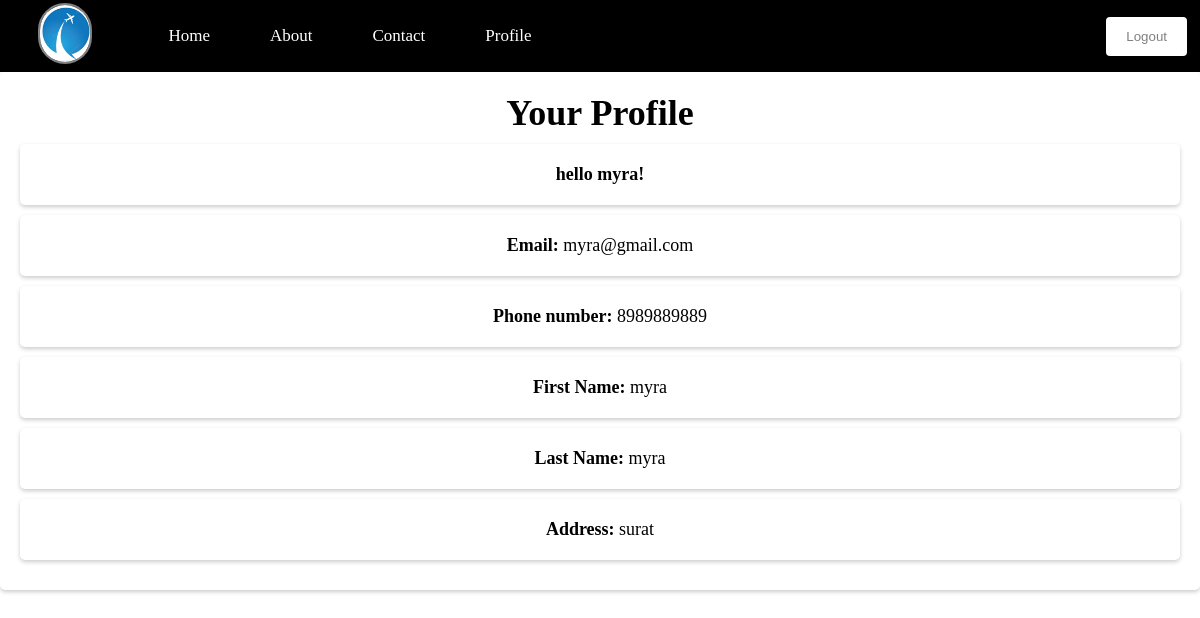
Screenshot of /users.php (signed in) with the database file from the repository.
### tables this page shows
CREATE TABLE `user` (
  `email` varchar(30) NOT NULL,
  `password` varchar(20) NOT NULL,
  `fname` varchar(15) NOT NULL,
  `lname` varchar(15) NOT NULL,
  `contact_no` bigint(10) NOT NULL,
  `address` text NOT NULL
);

### users.php (the view, shortened to what this page needs)
<?php
include("connection.php");
 include "navbar.php";
?>
<!DOCTYPE html>
<html lang="en">
<head>
</head>
<body class = "containerss">
	<!DOCTYPE html>
<html>
<head>
	<link rel="stylesheet" href="style.css">
</head>
<body>
	<div class= "profile">
		<h1>Your Profile</h1>
		<?php
		$email = $_SESSION["email"];
		$sql = "SELECT * FROM user WHERE email = '$email'";
		$result = mysqli_query($conn, $sql);
		if(mysqli_num_rows($result) == 1) {
		    $row = mysqli_fetch_assoc($result);
		    ?><p class = "profile"><strong><?php
			echo "hello"." ".$row["fname"]."!"?></strong></p>
			<p class = "profile"><strong>Email:</strong> <?php echo $row["email"]; ?></p>
		    <p class = "profile"><strong>Phone number:</strong> <?php echo $row["contact_no"]; ?></p>
		    <p class = "profile"><strong>First Name:</strong> <?php echo $row["fname"]; ?></p>
		    <p class = "profile"><strong>Last Name:</strong> <?php echo $row["fname"]; ?></p>
		    <p class = "profile"><strong>Address:</strong> <?php echo $row["address"]; ?></p>
		    <?php
		} else {
		    echo "Error: User not found";
		}
		?>
	</div>
</body>
</html>
</body>
</html>

### style.css (style rules this page uses)
* { margin: 0; padding: 0; }
p { align-items: left; }

### users.php (style rules this page uses)
.profile { background-color: #fff; border-radius: 5px; padding: 20px; box-shadow: 0 2px 4px rgba(0, 0, 0, .2); text-align: center; }
.profile h1 { font-size: 36px; margin-bottom: 10px; }
.profile p { font-size: 18px; margin-bottom: 10px; }

### rows the page displays
user: fname "myra", email "myra@gmail.com", contact_no "8989889889", address "surat"
